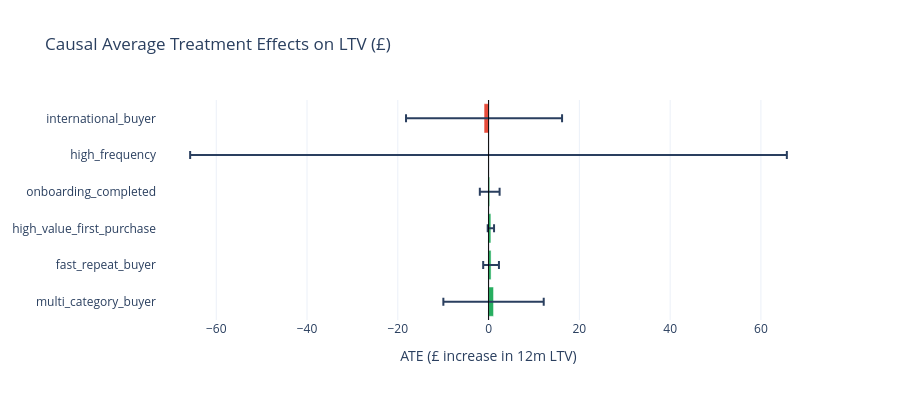

Here is the notebook cell this chart was saved with:
### Code cell
# ATE waterfall chart
ate_sorted = effects_df.sort('ate', descending=True)

fig = go.Figure()
colors = [
    '#27ae60' if ate > 0 else '#e74c3c'
    for ate in ate_sorted['ate'].to_list()
]
fig.add_trace(go.Bar(
    y=ate_sorted['treatment_name'].to_list(),
    x=ate_sorted['ate'].to_list(),
    orientation='h',
    marker_color=colors,
    error_x=dict(
        type='data',
        array=[(u - l) / 2 for u, l in zip(
            ate_sorted['ate_upper_ci'].to_list(),
            ate_sorted['ate_lower_ci'].to_list()
        )],
        visible=True
    ),
))
fig.add_vline(x=0, line_color='black', line_width=1)
fig.update_layout(
    title='Causal Average Treatment Effects on LTV (£)',
    xaxis_title='ATE (£ increase in 12m LTV)',
    height=400,
)
fig.show()

### Figure 1 — Plotly figure (JSON) as saved in the notebook; plotly's stock layout.template omitted (floating-point values rounded to 4 significant figures)
{"data": [{"error_x": {"array": [11.06, 1.735, 0.6975, 2.178, 65.73, 17.19], "type": "data", "visible": true}, "marker": {"color": ["#27ae60", "#27ae60", "#27ae60", "#27ae60", "#e74c3c", "#e74c3c"]}, "orientation": "h", "type": "bar", "x": [1.092, 0.5482, 0.5072, 0.2501, -0.0179, -0.9983], "y": ["multi_category_buyer", "fast_repeat_buyer", "high_value_first_purchase", "onboarding_completed", "high_frequency", "international_buyer"]}], "layout": {"height": 400, "shapes": [{"line": {"color": "black", "width": 1}, "type": "line", "x0": 0, "x1": 0, "xref": "x", "y0": 0, "y1": 1, "yref": "y domain"}], "title": {"text": "Causal Average Treatment Effects on LTV (£)"}, "xaxis": {"title": {"text": "ATE (£ increase in 12m LTV)"}}}}
